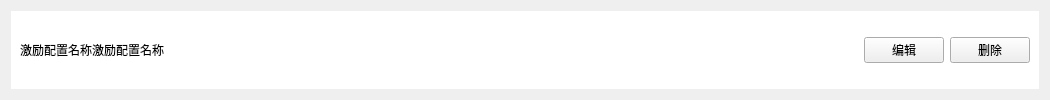
<?xml version="1.0" encoding="UTF-8"?>
<ui version="4.0">
 <class>ConfigListItem</class>
 <widget class="QWidget" name="ConfigListItem">
  <property name="geometry">
   <rect>
    <x>0</x>
    <y>0</y>
    <width>1050</width>
    <height>100</height>
   </rect>
  </property>
  <property name="sizePolicy">
   <sizepolicy hsizetype="Preferred" vsizetype="Fixed">
    <horstretch>0</horstretch>
    <verstretch>0</verstretch>
   </sizepolicy>
  </property>
  <property name="minimumSize">
   <size>
    <width>0</width>
    <height>100</height>
   </size>
  </property>
  <property name="maximumSize">
   <size>
    <width>16777215</width>
    <height>100</height>
   </size>
  </property>
  <property name="windowTitle">
   <string>Form</string>
  </property>
  <layout class="QHBoxLayout" name="horizontalLayout_2">
   <item>
    <widget class="QWidget" name="widget_config" native="true">
     <property name="styleSheet">
      <string notr="true">QWidget#widget_config{background-color: rgb(255, 255, 255);}</string>
     </property>
     <layout class="QHBoxLayout" name="horizontalLayout">
      <item>
       <widget class="QLabel" name="JI_Name_label">
        <property name="text">
         <string>激励配置名称激励配置名称</string>
        </property>
       </widget>
      </item>
      <item>
       <spacer name="horizontalSpacer">
        <property name="orientation">
         <enum>Qt::Orientation::Horizontal</enum>
        </property>
        <property name="sizeHint" stdset="0">
         <size>
          <width>699</width>
          <height>20</height>
         </size>
        </property>
       </spacer>
      </item>
      <item>
       <widget class="QPushButton" name="Edit_btn">
        <property name="text">
         <string>编辑</string>
        </property>
       </widget>
      </item>
      <item>
       <widget class="QPushButton" name="Delete_btn">
        <property name="text">
         <string>删除</string>
        </property>
       </widget>
      </item>
     </layout>
    </widget>
   </item>
  </layout>
 </widget>
 <resources/>
 <connections/>
</ui>
